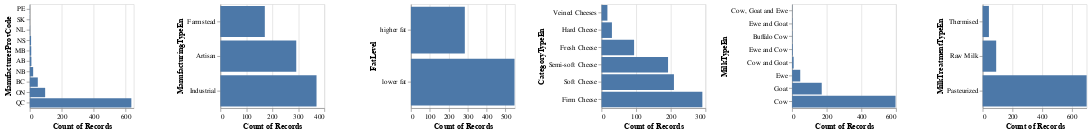

Source (notebook cell):
### Markdown cell above
#### Data distribution among categorical columns ####

### Code cell
categorical_columns =non_null_df.select_dtypes('object').columns.tolist()
(alt.Chart(non_null_df).mark_bar().encode(alt.X('count()'),
                                       alt.Y(alt.repeat(), type='nominal', sort='x')).properties(width=150,
                                                                                                height=150).repeat(categorical_columns))

### Figure 1 — Vega-Lite specification as saved in the notebook (floating-point values rounded to 4 significant figures; data arrays with more than 128 entries replaced by an {"elided": "..."} marker saying what was removed)
{"config": {"view": {"continuousWidth": 400, "continuousHeight": 300}}, "repeat": ["ManufacturerProvCode", "ManufacturingTypeEn", "FatLevel", "CategoryTypeEn", "MilkTypeEn", "MilkTreatmentTypeEn"], "spec": {"data": {"name": "data-8fc53ca251e9a9b7df403d8fa0d23dea"}, "mark": "bar", "encoding": {"x": {"type": "quantitative", "aggregate": "count"}, "y": {"type": "nominal", "field": {"repeat": "repeat"}, "sort": "x"}}, "height": 150, "width": 150}, "$schema": "https://vega.github.io/schema/vega-lite/v4.8.1.json", "datasets": {"data-8fc53ca251e9a9b7df403d8fa0d23dea": {"elided": "833 records"}}}
